Frame 1 (no input): blank canvas, image omitted
Frame 60 (no input): blank canvas, image omitted
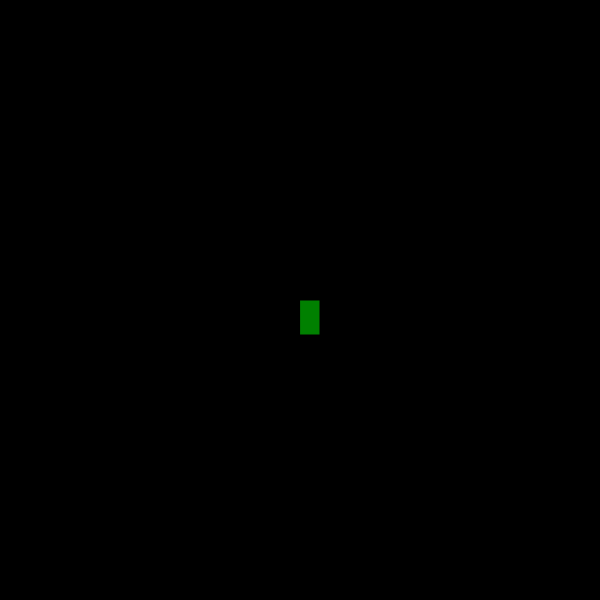
Frame 120 (the mouse pressed at the canvas centre since frame 60)

The p5.js sketch whose frames 1 and 60 were blank and that drew this single picture after the mouse press (run headless with seeded random() and noise() and a simulated clock; from frame 60 on, the mouse is pressed at the canvas centre):

// p5.js sketch
// ── sketch.js
function setup() {
    createCanvas(600, 600); 
    background("black");
  }
  
  function draw() {
   
  
    stroke("black");
    fill("green");
  
    //console.log(mouseIsPressed);
  
    if (mouseIsPressed) {
      rect(mouseX, mouseY, 20, 35);
    }
  }
  
